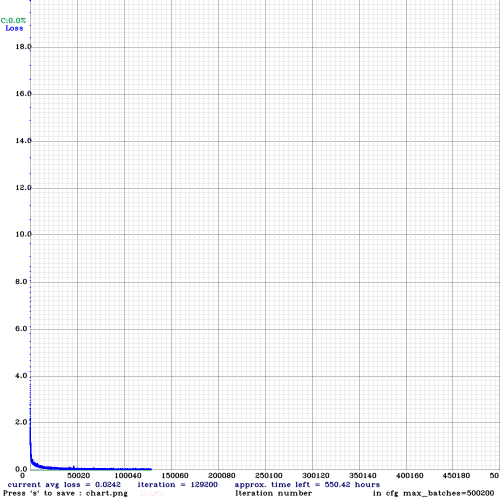
#> input picture chart.png, 1000 x 1000 px (shown at 1/2 size)
$ jupyter execute crop_weed_detection.ipynb   (shell and % lines are left out)
#> lines starting #> are read from the running program, lines starting #| are printed output that depends on the picture
#> the answer given: chart.png
# setting up GPU

[cell 1]
# clone darknet repo

[cell 2]
# change makefile to have GPU and OPENCV enabled
%cd darknet

[cell 3]
# verify CUDA

[cell 4]
# make darknet (build)

[cell 5]
# define helper functions
def imShow(path):
#> called with path = 'chart.png'
  import cv2
  import matplotlib.pyplot as plt
  %matplotlib inline

  image = cv2.imread(path)
#> image is the input picture: shape (1000, 1000, 3); mean B, G, R 245.9, 245.3, 245.2
  height, width = image.shape[:2]
#> height = 1000; width = 1000
  resized_image = cv2.resize(image,(3*width, 3*height), interpolation = cv2.INTER_CUBIC)

  fig = plt.gcf()
  fig.set_size_inches(18, 10)
  plt.axis("off")
  plt.imshow(cv2.cvtColor(resized_image, cv2.COLOR_BGR2RGB))
  plt.show()
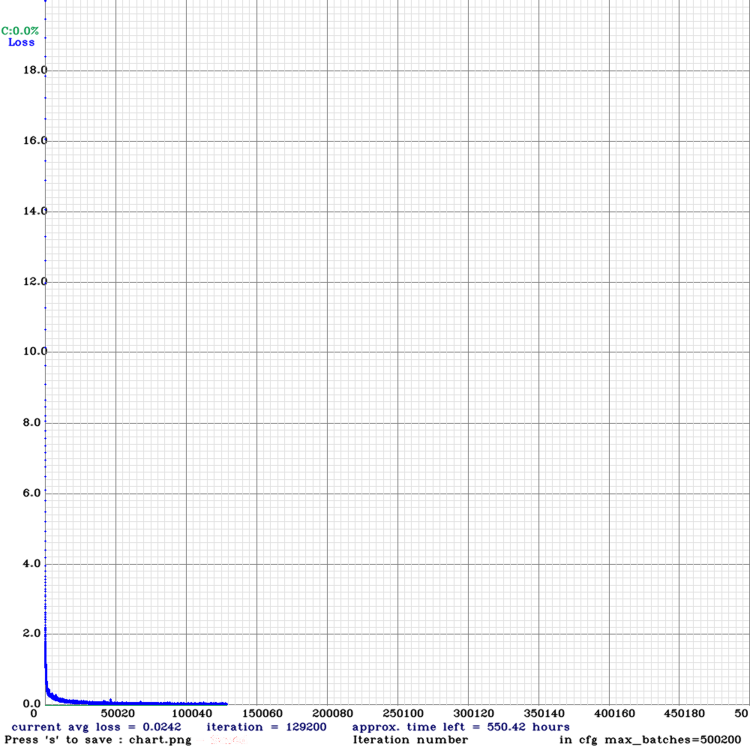
#> shown: shape (3000, 3000, 3) (shown at 1/4 size); mean R, G, B 244.5, 244.5, 245.2

# use this to upload files
def upload():
  from google.colab import files
  uploaded = files.upload()
  for name, data in uploaded.items():
    with open(name, 'wb') as f:
      f.write(data)
      print ('saved file', name)

# use this to download a file
def download(path):
  from google.colab import files
  files.download(path)

# mounting google drive for data

[cell 6]
# mounting google drive
%cd ..
from google.colab import drive
drive.mount('/content/gdrive')

[cell 7]
# this creates a symbolic link so that now the path /content/gdrive/My\ Drive/ is equal to /mydrive

From github copy all file from *crop_weed_detection_training* folder and make *Agriculture* (same name requires) folder and paste.

# Downloading dataset

Please follow the steps below to download and use kaggle data within Google Colab:

1. Go to you kaggle > account, Scroll to API section and Click Expire API Token(if you have created previously)  to remove previous tokens

2. Click on Create New API Token - It will download kaggle.json file on your machine.

3. Now just run bellow cell.

[cell 8]
from google.colab import files

[cell 9]
#upload kaggle.json file which you downloaded earlier
files.upload()

[cell 10]
%cd darknet

[cell 11]
# unzip the zip file and its contents should now be in /darknet/data/obj

[cell 12]
# upload the custom .cfg back to cloud VM from Google Drive

# upload the custom .cfg back to cloud VM from local machine (uncomment to use)
#%cd cfg
#upload()
#%cd ..

[cell 13]
# upload the obj.names and obj.data files to cloud VM from Google Drive

# upload the obj.names and obj.data files to cloud VM from local machine (uncomment to use)
#%cd data
#upload()
#%cd ..

[cell 14]
# upload the generate_train.py script to cloud VM from Google Drive

# upload the generate_train.py script to cloud VM from local machine (uncomment to use)
#upload()

[cell 15]
# train.txt file should have to here.

[cell 16]
# upload pretrained convolutional layer weights

[cell 17]
# press ctrl+shift+i than paste below code
# open console and paste below code else your runtime will crash after some time
'''
function ClickConnect(){
console.log("Working");
document.querySelector("colab-toolbar-button#connect").click()
}
setInterval(ClickConnect,60000)
'''

# Training

[cell 18]
# train your custom detector

[cell 19]
imShow('chart.png')

# Testing

[cell 20]
# need to set our custom cfg to test mode
%cd cfg
%cd ..

[cell 21]
# run your custom detector with this command (upload an image to your google drive to test, thresh flag sets accuracy that detection must be in order to show it)
imShow('predictions.jpg')
#> call 2 of imShow, with path = 'predictions.jpg'
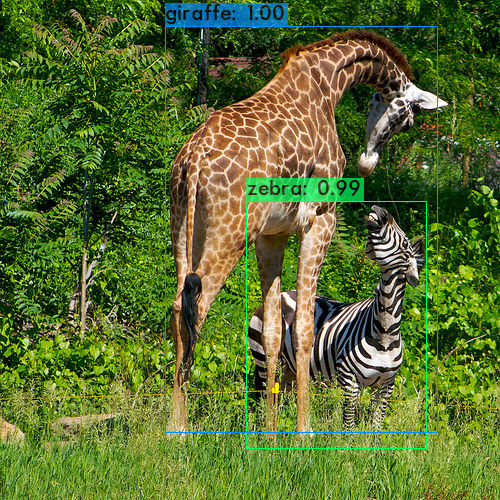
#> input picture predictions.jpg, 500 x 500 px, found by its file name
#> in imShow, image is the input picture: shape (500, 500, 3); mean B, G, R 47.3, 109.7, 90.1
#> in imShow (call 2), `resized_image = cv2.resize(image,(3*width, 3*height), interpolation = ..`:
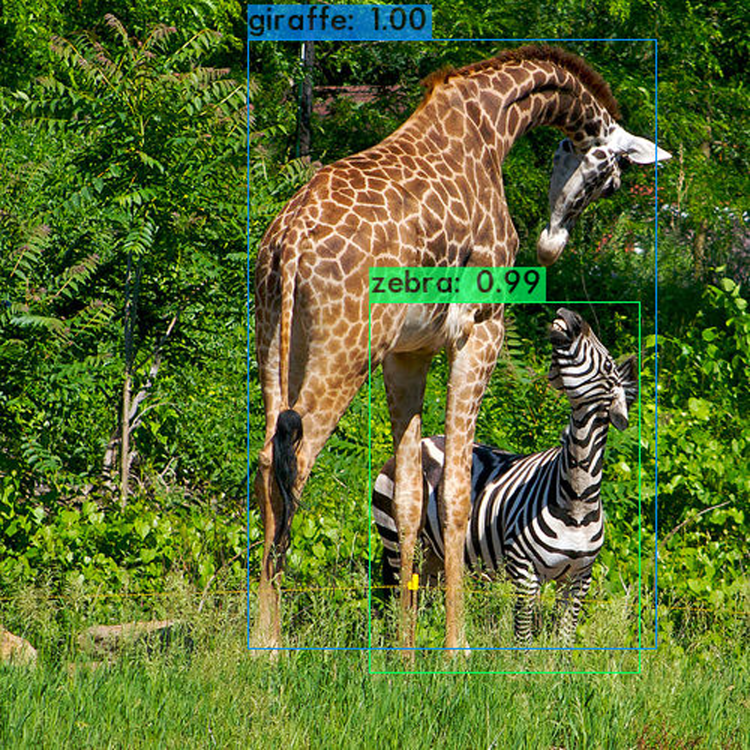
#> resized_image: shape (1500, 1500, 3) (shown at 1/2 size); mean B, G, R 47.6, 109.8, 90.2
